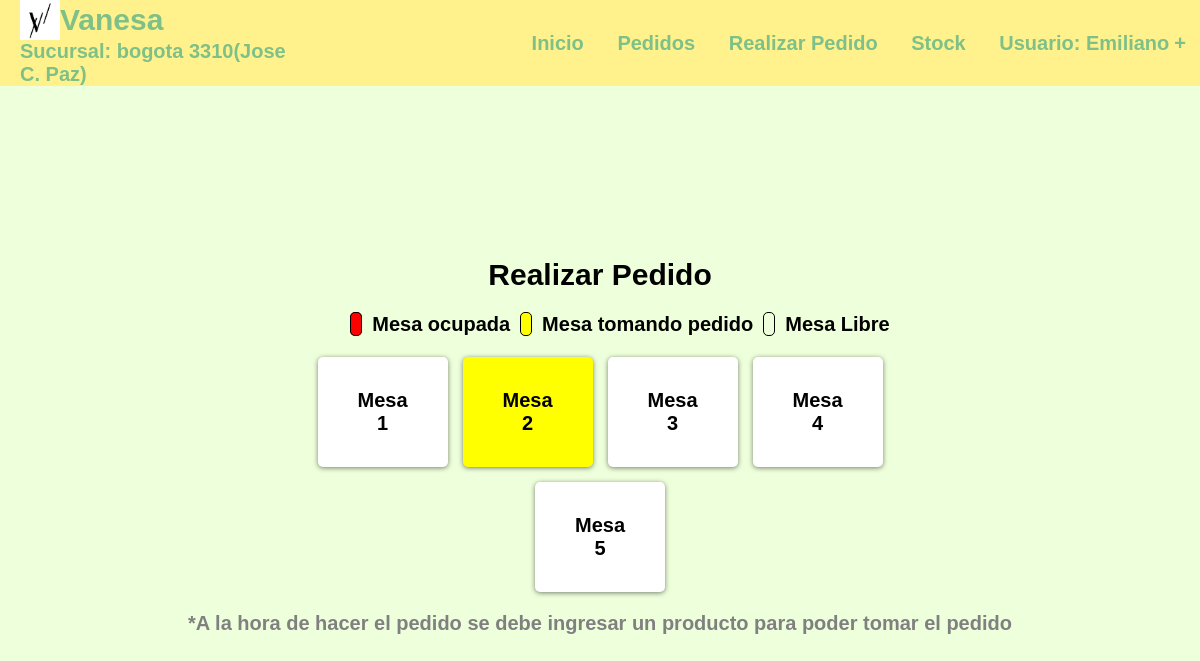
Screenshot of /Vistas/user/menu_pedidos.php (signed in) with the database file from the repository.
### tables this page shows
CREATE TABLE `infosucursal` (
  `id` int(11) NOT NULL,
  `nombre` varchar(30) NOT NULL,
  `logo` text NOT NULL,
  `bg_color` varchar(10) NOT NULL,
  `header_color` varchar(10) NOT NULL,
  `table_color` varchar(10) NOT NULL,
  `font` varchar(10) NOT NULL,
  `btn` varchar(10) NOT NULL,
  `aside` varchar(10) NOT NULL,
  `aside_btn` varchar(10) NOT NULL
);

CREATE TABLE `mesas` (
  `cod_mesa` int(20) NOT NULL,
  `Cod_sucursal` int(20) NOT NULL,
  `mesa` int(20) NOT NULL,
  `estado` varchar(30) NOT NULL
);

### Modelos/consultas.php (called while the page is built, shortened)
<?php
	function view_tabla2($nombre){
		require'../../Modelos/conexion.php';
		$consulta = $conexion->prepare("SELECT * FROM $nombre");
		$consulta->execute();
		$datos = $consulta->fetchAll(PDO::FETCH_ASSOC);
		return $datos;
	}
?>

### Vistas/user/menu_pedidos.php (the view, shortened to what this page needs)
<?php include 'header_user.php';?>
<!DOCTYPE html>
<html lang="en">
<head>
    <link rel="stylesheet" href="../styles/style.css">
</head>
<body>
    <section class="menu">
        <h2>Realizar Pedido</h2>
        <ul style="list-style:none;line-height:25px;display: flex;gap:10px;">
            <li>
                <span style="margin-right: 10px;background-color: red;padding: 0px 5px;border: 1px solid black;border-radius: 5px;"> </span>Mesa ocupada
            </li>
            <li>
                <span style="margin-right: 10px;background-color: yellow;padding: 0px 5px;border: 1px solid black;border-radius: 5px;"> </span>Mesa tomando pedido
            </li>
            <li>
                <span style="margin-right: 10px;padding: 0px 5px;border: 1px solid black;border-radius: 5px;"> </span>Mesa Libre
            </li>
        </ul>
        <div class="local-mesas">
        <?php
            $tablaMesas=view_tabla2("mesas");
            $idSucursal=$_SESSION['Cod_sucursal'];
            foreach ($tablaMesas as $key) {
                if ($key['Cod_sucursal'] == $idSucursal) {
                       if ($key['estado'] == 'ocupada') {
                            $estadoMesa="background-color: red;";
                            $accion="ver_pedido(".$key['mesa'].",'finalizado')";
                       }
                       else if ($key['estado'] == "en proceso") {
                            $estadoMesa="background-color: yellow;";
                            $accion="ver_pedido(".$key['mesa'].",'proceso')";
                       }
                       else{
                            $estadoMesa="background-color: white;";
                            $accion="nombre(".$key['mesa'].")";
                       }
                       ?>
                        <div class="mesas" onclick="<?= $accion?>" style="<?= $estadoMesa ?>cursor:pointer;">
                            Mesa <?= $key['mesa'] ?>
                        </div>
                       <?php
                    }
                }
        ?>
        </div>
        <h4 style="color: grey;">*A la hora de hacer el pedido se debe ingresar un producto para poder tomar el pedido</h4>
    </section>
</body>
</html>

### Vistas/user/header_user.php (shortened to what this page needs)
<?php session_start(); require '../../Modelos/consultas.php'; $info=view_tabla2('infosucursal');?>
<nav id='menu'>
  <div style="display: flex;margin-left: 20px;width: 30%;flex-direction: column;">
    <div style="display: flex;align-items: center;">
      <img src="../imgs/logo.png" width="40" height="40">
      <h2 style="margin:0"><?= $info[0]['nombre'] ?></h2>
    </div>
    <h4 style="color: white;"><?= isset($_SESSION['sucursal']) ? 'Sucursal: '.$_SESSION['sucursal'] : ''; ?></h4>
  </div>
  <ul>
    <li><a href='index.php'>Inicio</a></li>
    <li><a href="cola_pedidos.php">Pedidos</a></li>
    <li><a href="menu_pedidos.php">Realizar Pedido</a></li>
    <li><a href="infoStock.php">Stock</a></li>
    <li><a class="dropdown-arrow">Usuario: <?= $_SESSION['usuario'] ?></a>
    </li>
  </ul>
</nav>

### Vistas/styles/style.css (style rules this page uses)
* { margin: 0; box-sizing: border-box; }
:root { --header-color:#fff18c; --bg-color:#eeffdb; --table-th-color:#fff18c; --header-font-color:#7ec088; --font-color:black; --aside-color:black; --button-color:#71dbd2; --aside-button-color:#4464AD; }
body { font-family: Arial, sans-serif; background-color: var(--bg-color); font-weight: bold; font-size: 20px; }
section { padding: 10px; height: 90%; }
.menu { display: flex; align-items: center; gap: 20px; flex-direction: column; justify-content: center; }
a { text-decoration: none; color: black; }
.local-mesas { display: flex; flex-wrap: wrap; gap: 15px; justify-content: center; width: 700px; }
.mesas { box-shadow: 0px 1px 5px 0px rgba(0, 0, 0, 0.5); width: 130px; padding: 2rem; border-radius: 5px; text-align: center; font-weight: bold; }
#menu { position: sticky; top: 0px; display: flex; color: var(--header-font-color); align-items: center; background-color: var(--header-color); padding: 0; }
#menu h2 { display: flex; align-items: center; font-weight: 900; margin-left: 20px; gap:10px; }
#menu ul, #menu li { margin: 0 auto; padding: 0; list-style: none }
#menu ul { width: 100%; text-align: right; }
#menu li { display: inline-block; position: relative; }
#menu a { display: block; line-height: NaNpx; padding: 20px 14px; text-decoration: none; color: var(--header-font-color); font-size: <font style="vertical-align: inherit;"><font style="vertical-align: inherit;">16</font></font>px; }
#menu a.dropdown-arrow:after { content: "\002B"; margin-left: 5px; }
#menu > div:nth-child(1) > h4:nth-child(2) { color: #7ec088 !important; }

### rows the page displays
infosucursal: nombre "Vanesa"
mesas: mesa "1"
mesas: mesa "2"
mesas: mesa "3"
mesas: mesa "4"
mesas: mesa "5"

### other values shown
$_SESSION['sucursal'] "bogota 3310(Jose C. Paz)"
$_SESSION['usuario'] "Emiliano"
